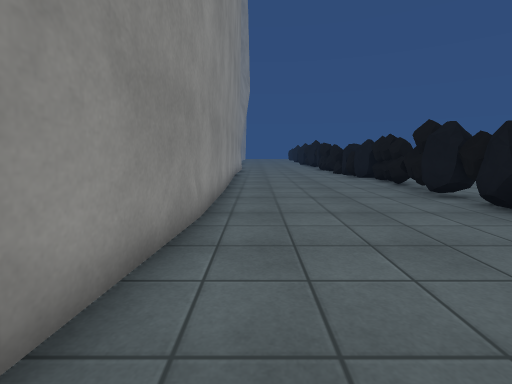
view 1 (above)

15 first-person views from a walk through a scene from a Unity 3-D project. The camera is 1.2 m above the floor, tilts 8° down and sees 85° across. The floor is counted in squares, 1 m on a side. Each view is taken from the middle of a square. On the plan, view 1 faces up. The plan holds only what a view shows up to about 13 squares ahead; the rest is blank. The place goes on beyond the plan. The player is left out. Surface patterns are stand-ins for the level's own textures.

view 2
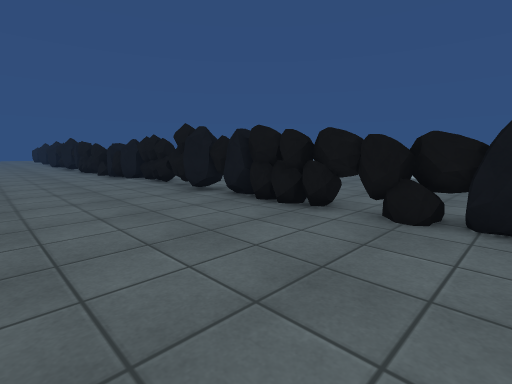

view 3
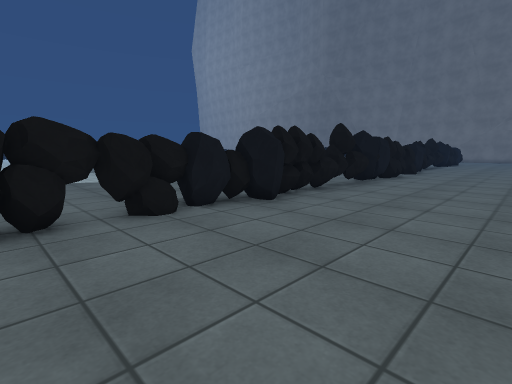

view 4
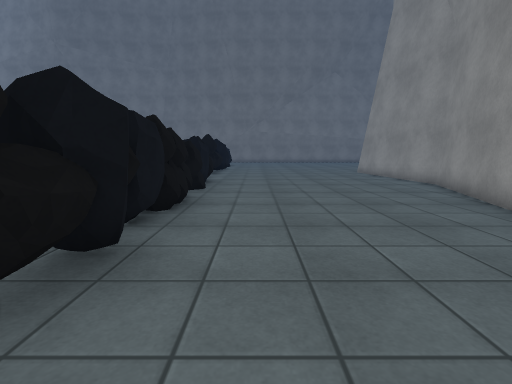

view 5
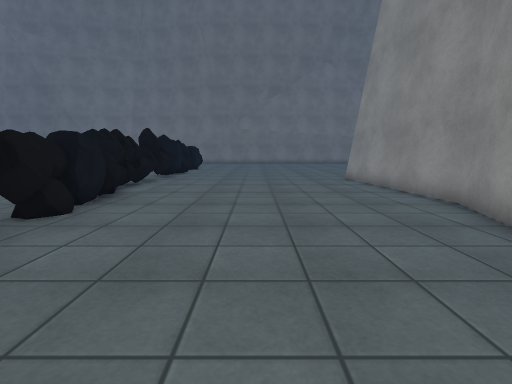

view 6
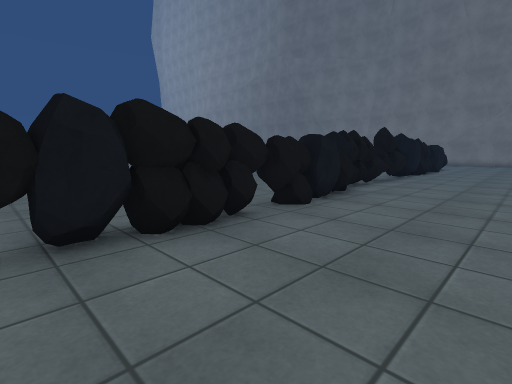

view 7
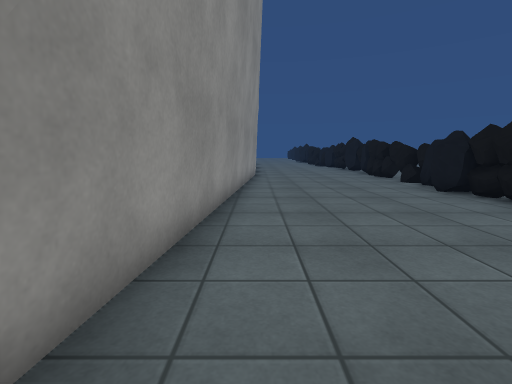

view 8
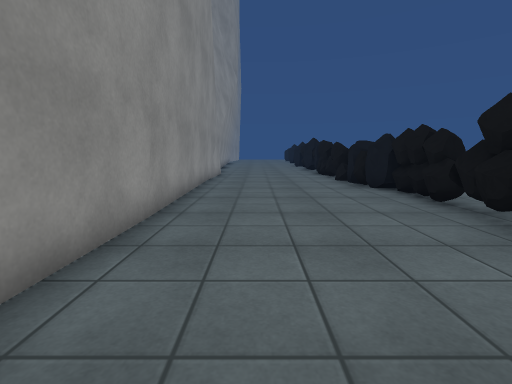

view 9
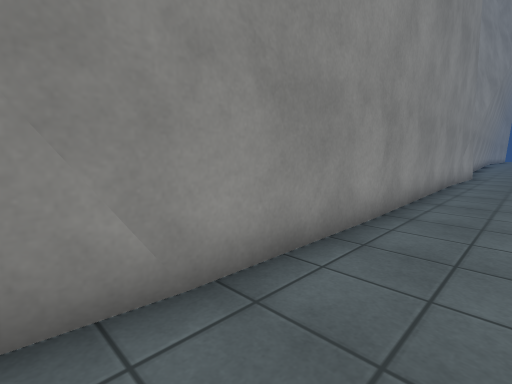

view 10
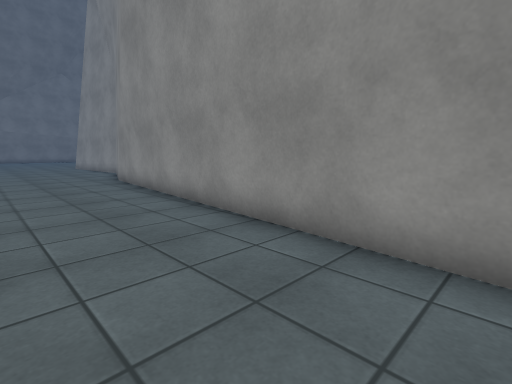

view 11
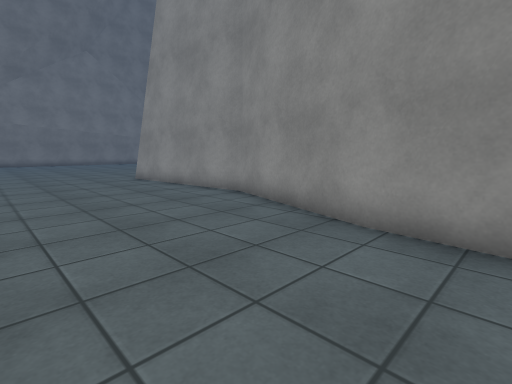

view 12
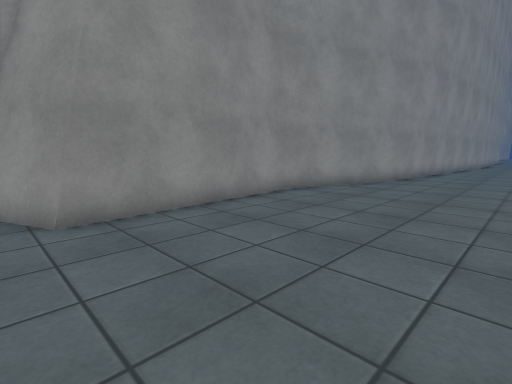

view 13
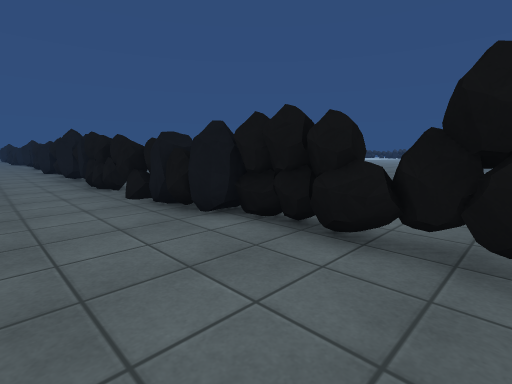

view 14
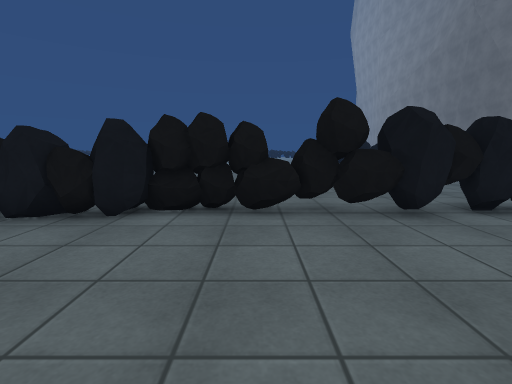

view 15
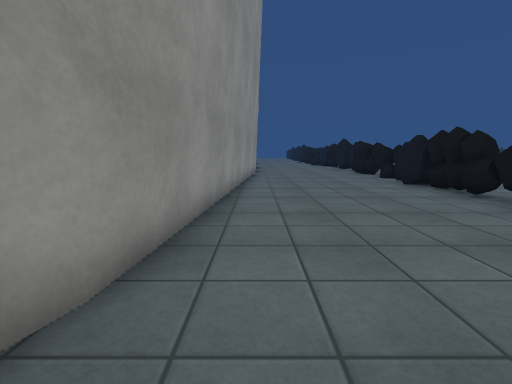

### Floor plan
Key: @ floor where view 1 was taken; # wall or solid block; . floor; = window, fence, low wall or low ledge.
Columns run from 5 left of view 1 to 6 right of it. Each row starts with its distance up from view 1.
 15     #.....#
 14     #.....#
 13     #.....#
 12     #.....#
 11     #.....#
 10     #.....#
  9     #.....#
  8     #.....#
  7     #.....#
  6     #.....#
  5     #.....#
  4     #.....#
  3     #.....##
  2     #.....##
  1     #......#
  0     #@....##
 -1    #......##
 -2    #......#
 -3    #......#
 -4    #......#
 -5    #......#
 -6    #......#
 -7    #......#
 -8    #......#
 -9    #......#
-10   #.......#
-11   #.......#
-12   #.......#
-13  ##.......#
-14  #........#
-15  #........##
-16  #........##
-17  #.........#
-18  #.........#
-19  #.........#
-20   #........#
-21  #........##
-22 #=........##

Positions as (right, up) in squares from view 1, and headings:
1: (0, 0), facing up
2: (0, 0), facing up-right
3: (0, 4), facing down-right
4: (3, -4), facing down
5: (1, -8), facing down
6: (1, -8), facing down-right
7: (-1, -10), facing up
8: (1, 4), facing up
9: (1, 4), facing up-left
10: (2, 3), facing down-left
11: (2, -8), facing down-left
12: (2, -22), facing up-left
13: (2, -21), facing up-right
14: (0, -19), facing right
15: (-1, -12), facing up
